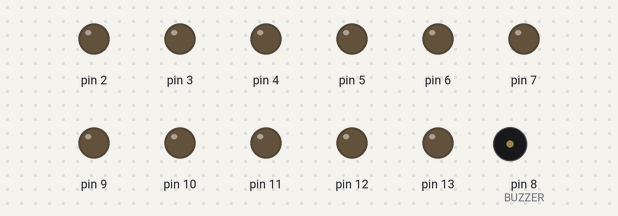
Simulated run of this sketch. Board: Arduino Uno, built with avr-gcc and run on an emulated ATmega328P. Parts: output pins drawn as LEDs (lit = HIGH), buzzer (waves = sounding).

Above: at 0.1 s.
At 0.8 s:
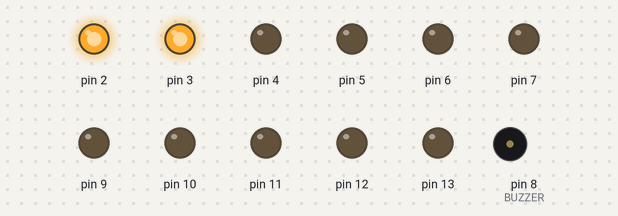
At 1.4 s:
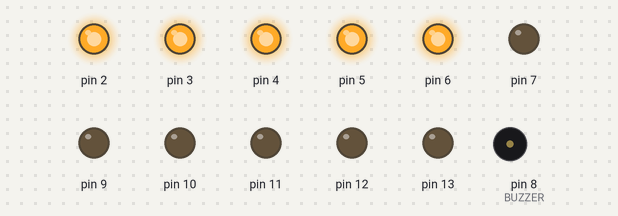
At 9.7 s:
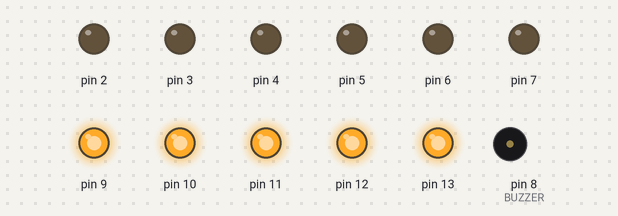
At 16.6 s:
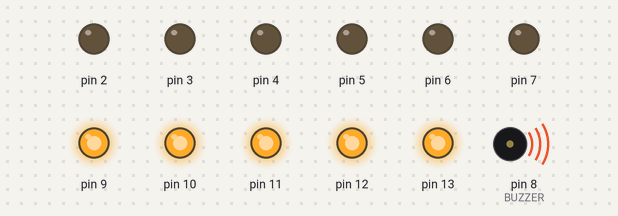
At 33.7 s:
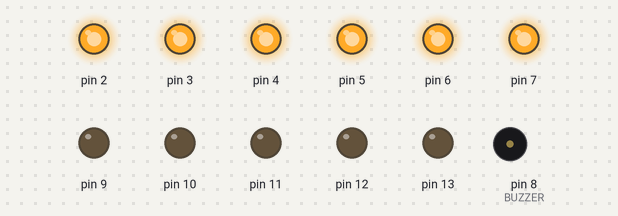
Timing chart, 0 to 35.2 s (numbered marks = the images above):
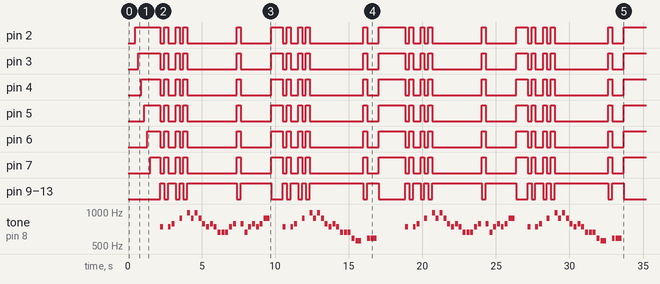

The sketch:

SuasanaHariRaya_Lead.ino
```cpp
/*
 * This code will play a melody - Suasana Hari Raya https://www.youtube.com/watch?v=NbxbdmntX58
 * using Maker Uno.
 *
 * Maker Uno: https://www.cytron.io/p-maker-uno
 *
 * Created by:
 * 6 June 2018   Idris   Cytron Technologies
 */

#include "pitches.h"

#define BUZZER  8

#define TEMPO 1600

int pin = 0;

// notes in the melody:
int melody[] = {
  NOTE_FS5, 0, NOTE_FS5, NOTE_G5, 0, NOTE_A5, 0, NOTE_B5, NOTE_A5, NOTE_B5, NOTE_A5,
  NOTE_G5, NOTE_FS5, NOTE_G5, NOTE_FS5, NOTE_E5, NOTE_E5, NOTE_E5, NOTE_FS5, NOTE_G5, 0,
  NOTE_G5, NOTE_E5, NOTE_FS5, NOTE_G5, NOTE_FS5, NOTE_G5, NOTE_A5, 0, 0,

  NOTE_FS5, 0, NOTE_FS5, NOTE_G5, 0, NOTE_A5, 0, NOTE_B5, NOTE_A5, NOTE_B5, NOTE_A5,
  NOTE_G5, NOTE_FS5, NOTE_G5, NOTE_FS5, NOTE_E5, NOTE_E5, NOTE_E5, NOTE_D5, NOTE_CS5,
  0, NOTE_D5, NOTE_D5, 0, 0, 0,

  NOTE_FS5, 0, NOTE_FS5, NOTE_G5, 0, NOTE_A5, 0, NOTE_B5, NOTE_A5, NOTE_B5, NOTE_A5,
  NOTE_G5, NOTE_FS5, NOTE_G5, NOTE_FS5, NOTE_E5, NOTE_E5, NOTE_E5, NOTE_FS5, NOTE_G5, 0,
  NOTE_G5, NOTE_E5, NOTE_FS5, NOTE_G5, NOTE_FS5, NOTE_G5, NOTE_A5, 0, 0,

  NOTE_FS5, 0, NOTE_FS5, NOTE_G5, 0, NOTE_A5, 0, NOTE_B5, NOTE_A5, NOTE_B5, NOTE_A5,
  NOTE_G5, NOTE_FS5, NOTE_G5, NOTE_FS5, NOTE_E5, NOTE_E5, NOTE_E5, NOTE_D5, NOTE_CS5,
  0, NOTE_D5, NOTE_D5, 0, 0,
};

// note durations: 4 = quarter note, 8 = eighth note, etc.:
int noteDurations[] = {
  8, 8, 8, 8, 8, 8, 8, 8, 8, 8, 8,
  8, 8, 8, 8, 8, 8, 8, 8, 8, 8,
  8, 8, 8, 8, 8, 8, 4, 4, 8, // 30

  8, 8, 8, 8, 8, 8, 8, 8, 8, 8, 8,
  8, 8, 8, 8, 8, 8, 8, 8, 4,
  8, 8, 4, 4, 8, 2, // 26

  8, 8, 8, 8, 8, 8, 8, 8, 8, 8, 8,
  8, 8, 8, 8, 8, 8, 8, 8, 8, 8,
  8, 8, 8, 8, 8, 8, 4, 4, 8, // 30

  8, 8, 8, 8, 8, 8, 8, 8, 8, 8, 8,
  8, 8, 8, 8, 8, 8, 8, 8, 4,
  8, 8, 4, 4, 8, // 25
};

void setup()
{
  for (pin = 2; pin < 14; pin++) {
    pinMode(pin, OUTPUT);
  }

  delay(500);

  for (pin = 2; pin < 8; pin++) {
    digitalWrite(pin, HIGH);
    delay(200);
  }

  delay(500);

  // iterate over the notes of the melody:
  for (int thisNote = 0; thisNote < 111; thisNote++) {

    // to calculate the note duration, take one second divided by the note type.
    //e.g. quarter note = 1000 / 4, eighth note = 1000/8, etc.
    int noteDuration = TEMPO / noteDurations[thisNote];
    tone(BUZZER, melody[thisNote], noteDuration);

    if (melody[thisNote] == 0) {
      LEDs(LOW);
    }
    else {
      LEDs(HIGH);
    }

    // to distinguish the notes, set a minimum time between them.
    // the note's duration + 30% seems to work well:
    int pauseBetweenNotes = noteDuration * 1.30;
    delay(pauseBetweenNotes);
    // stop the tone playing:
    noTone(BUZZER);
  }
}

void loop()
{

}

void LEDs(boolean ledArray)
{
  if (ledArray == HIGH) {
    for (pin = 2; pin < 8; pin++) {
      digitalWrite(pin, LOW);
    }
    for (pin = 9; pin < 14; pin++) {
      digitalWrite(pin, HIGH);
    }
  }
  else {
    for (pin = 2; pin < 8; pin++) {
      digitalWrite(pin, HIGH);
    }
    for (pin = 9; pin < 14; pin++) {
      digitalWrite(pin, LOW);
    }
  }
}
```

pitches.h
```cpp
/*************************************************
 * Public Constants
 *************************************************/

#define NOTE_B0  31
#define NOTE_C1  33
#define NOTE_CS1 35
#define NOTE_D1  37
#define NOTE_DS1 39
#define NOTE_E1  41
#define NOTE_F1  44
#define NOTE_FS1 46
#define NOTE_G1  49
#define NOTE_GS1 52
#define NOTE_A1  55
#define NOTE_AS1 58
#define NOTE_B1  62
#define NOTE_C2  65
#define NOTE_CS2 69
#define NOTE_D2  73
#define NOTE_DS2 78
#define NOTE_E2  82
#define NOTE_F2  87
#define NOTE_FS2 93
#define NOTE_G2  98
#define NOTE_GS2 104
#define NOTE_A2  110
#define NOTE_AS2 117
#define NOTE_B2  123
#define NOTE_C3  131
#define NOTE_CS3 139
#define NOTE_D3  147
#define NOTE_DS3 156
#define NOTE_E3  165
#define NOTE_F3  175
#define NOTE_FS3 185
#define NOTE_G3  196
#define NOTE_GS3 208
#define NOTE_A3  220
#define NOTE_AS3 233
#define NOTE_B3  247
#define NOTE_C4  262
#define NOTE_CS4 277
#define NOTE_D4  294
#define NOTE_DS4 311
#define NOTE_E4  330
#define NOTE_F4  349
#define NOTE_FS4 370
#define NOTE_G4  392
#define NOTE_GS4 415
#define NOTE_A4  440
#define NOTE_AS4 466
#define NOTE_B4  494
#define NOTE_C5  523
#define NOTE_CS5 554
#define NOTE_D5  587
#define NOTE_DS5 622
#define NOTE_E5  659
#define NOTE_F5  698
#define NOTE_FS5 740
#define NOTE_G5  784
#define NOTE_GS5 831
#define NOTE_A5  880
#define NOTE_AS5 932
#define NOTE_B5  988
#define NOTE_C6  1047
#define NOTE_CS6 1109
#define NOTE_D6  1175
#define NOTE_DS6 1245
#define NOTE_E6  1319
#define NOTE_F6  1397
#define NOTE_FS6 1480
#define NOTE_G6  1568
#define NOTE_GS6 1661
#define NOTE_A6  1760
#define NOTE_AS6 1865
#define NOTE_B6  1976
#define NOTE_C7  2093
#define NOTE_CS7 2217
#define NOTE_D7  2349
#define NOTE_DS7 2489
#define NOTE_E7  2637
#define NOTE_F7  2794
#define NOTE_FS7 2960
#define NOTE_G7  3136
#define NOTE_GS7 3322
#define NOTE_A7  3520
#define NOTE_AS7 3729
#define NOTE_B7  3951
#define NOTE_C8  4186
#define NOTE_CS8 4435
#define NOTE_D8  4699
#define NOTE_DS8 4978
```
